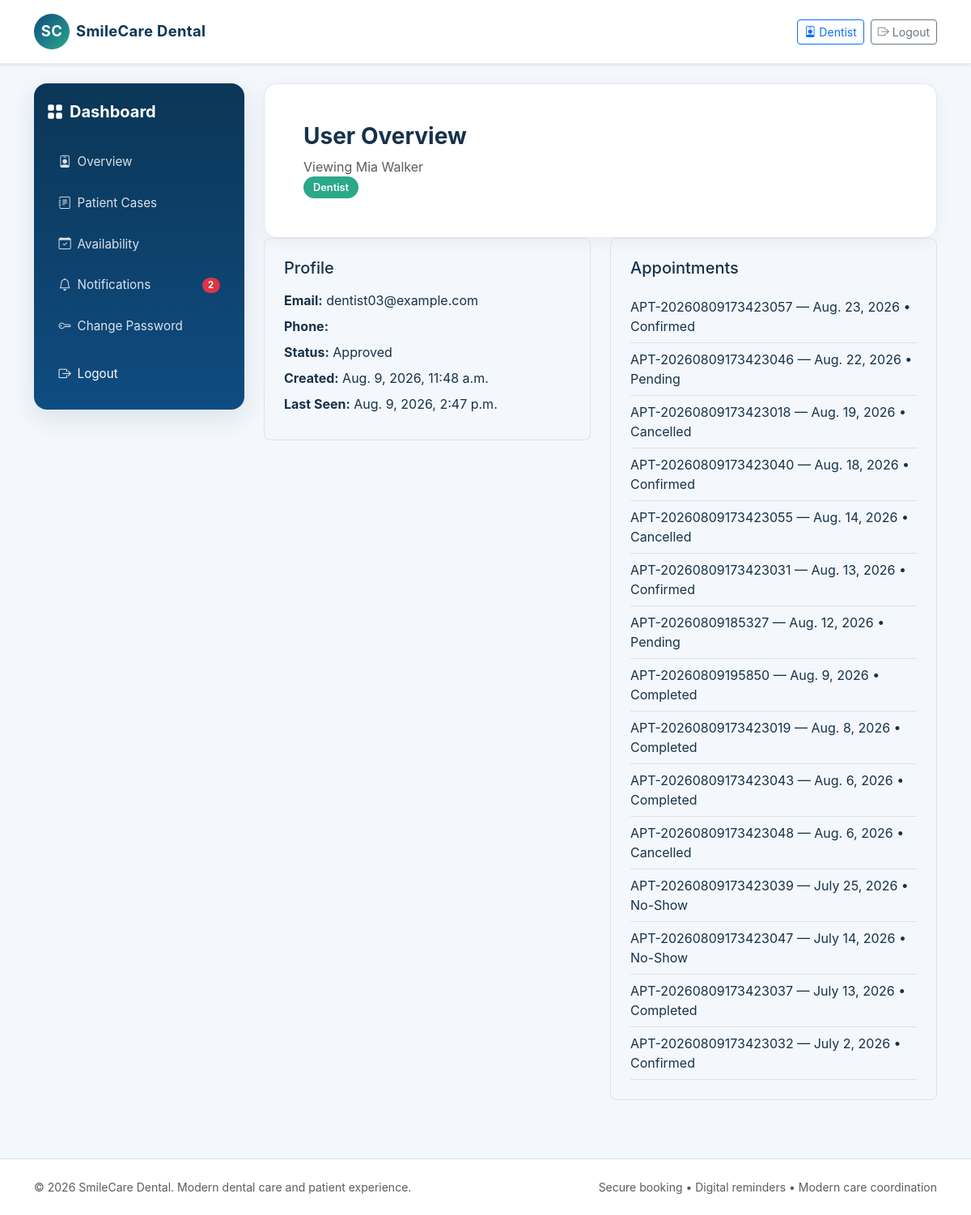
/dashboard/admin/users/10/ (signed in), run on an earlier commit of the app's database.
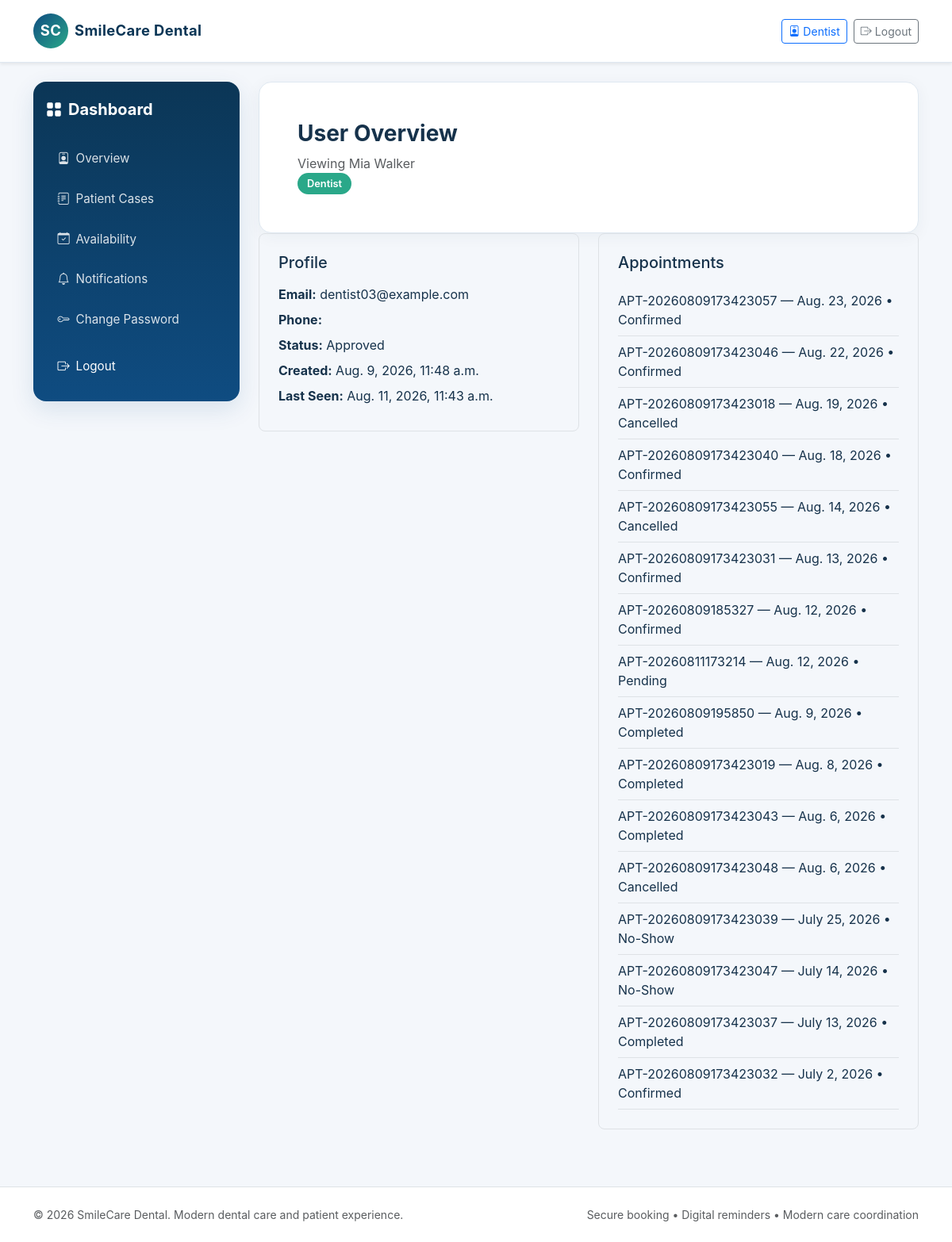
And on a later commit of the database.
### accounts/models.py (models this page shows, shortened)
class User(AbstractUser):
    ROLE_CHOICES = (
        ('patient', 'Patient'),
        ('staff', 'Staff'),
        ('dentist', 'Dentist'),
        ('admin', 'Admin'),
    )
    ACCOUNT_STATUS_CHOICES = (
        ('pending', 'Pending'),
        ('approved', 'Approved'),
        ('rejected', 'Rejected'),
    )
    role = models.CharField(max_length=20, choices=ROLE_CHOICES, default='patient')
    phone = models.CharField(max_length=20, blank=True)
    account_status = models.CharField(max_length=20, choices=ACCOUNT_STATUS_CHOICES, default='approved')
    def is_patient(self):
        return self.role == 'patient'
    def is_staff_role(self):
        return self.role in {'staff', 'admin'}
    def is_dentist(self):
        return self.role == 'dentist'
    def is_admin(self):
        return self.role == 'admin'
    def is_dentist_approved(self):
        return self.is_dentist() and self.is_active and self.account_status == 'approved'
    def status_label(self):
        if not self.is_active:
            return 'Inactive'
        if self.role == 'dentist':
            return self.get_account_status_display()
        return 'Active'

### appointments/models.py (models this page shows, shortened)
class Appointment(models.Model):
    STATUS_CHOICES = (
        ('Pending', 'Pending'),
        ('Confirmed', 'Confirmed'),
        ('Checked-In', 'Checked-In'),
        ('Completed', 'Completed'),
        ('Cancelled', 'Cancelled'),
        ('Rescheduled', 'Rescheduled'),
        ('No-Show', 'No-Show'),
    )
    appointment_id = models.CharField(max_length=20, unique=True)
    patient = models.ForeignKey(Patient, related_name='appointments', on_delete=models.CASCADE)
    dentist = models.ForeignKey(Dentist, related_name='appointments', on_delete=models.CASCADE)
    service = models.ForeignKey(DentalService, related_name='appointments', on_delete=models.CASCADE)
    appointment_date = models.DateField()
    start_time = models.TimeField()
    end_time = models.TimeField()
    reason = models.CharField(max_length=200)
    notes = models.TextField(blank=True)
    status = models.CharField(max_length=20, choices=STATUS_CHOICES, default='Pending')
    cancellation_reason = models.TextField(blank=True)
    cancelled_at = models.DateTimeField(null=True, blank=True)
    created_at = models.DateTimeField(auto_now_add=True)
    updated_at = models.DateTimeField(auto_now=True)
    class Meta:
        constraints = [
            models.CheckConstraint(condition=Q(end_time__gt=F('start_time')), name='check_appointment_times'),
        ]

### dashboard/views.py (the view)
# urls.py: path('dashboard/admin/users/<int:pk>/', admin_user_detail, name='admin_user_detail'),
@login_required
def admin_user_detail(request, pk):
    if not request.user.is_admin():
        return render(request, 'dashboard/access_denied.html')
    user = get_object_or_404(User, pk=pk)
    appointments = Appointment.objects.filter(patient__user=user).order_by('-appointment_date') if user.role == 'patient' else Appointment.objects.filter(dentist__user=user).order_by('-appointment_date')
    return render(request, 'dashboard/admin_user_detail.html', {'user': user, 'appointments': appointments})

### reminders/templatetags/notifications_tags.py (called while the page is built)
@register.simple_tag(takes_context=True)
def unread_notifications_count(context):
    request = context.get('request')
    if not request or not request.user.is_authenticated:
        return 0
    return Notification.objects.filter(user=request.user, is_read=False).count()

### templates/dashboard/admin_user_detail.html
{% extends 'base.html' %}
{% block content %}
<div class="dashboard-shell">
    {% include 'dashboard/_sidebar.html' %}
    <div class="main-panel">
        <div class="card-soft p-4 p-md-5">
        <div>
            <h3 class="fw-bold mb-2">User Overview</h3>
            <p class="text-muted mb-0">Viewing {{ user.get_full_name|default:user.username }}</p>
        </div>
        <span class="pill pill-success">{{ user.get_role_display }}</span>
    </div>
    <div class="row g-4">
        <div class="col-lg-6">
            <div class="border rounded-3 p-4">
                <h5 class="mb-3">Profile</h5>
                <p class="mb-2"><strong>Email:</strong> {{ user.email }}</p>
                <p class="mb-2"><strong>Phone:</strong> {{ user.phone }}</p>
                <p class="mb-2"><strong>Status:</strong> {{ user.status_label }}</p>
                <p class="mb-2"><strong>Created:</strong> {{ user.date_joined }}</p>
                <p class="mb-2"><strong>Last Seen:</strong> {{ user.last_login|default:'Never' }}</p>
            </div>
        </div>
        <div class="col-lg-6">
            <div class="border rounded-3 p-4">
                <h5 class="mb-3">Appointments</h5>
                {% if appointments %}
                <ul class="list-unstyled mb-0">
                    {% for appointment in appointments %}
                    <li class="py-2 border-bottom">{{ appointment.appointment_id }} — {{ appointment.appointment_date }} • {{ appointment.status }}</li>
                    {% endfor %}
                </ul>
                {% else %}
                <div class="empty-state">No appointments available.</div>
                {% endif %}
            </div>
        </div>
    </div>
</div>
{% endblock %}

What changed in the data, as far as the page shows it:
changed User "Mia Walker": last_login "Aug. 9, 2026, 2:47 p.m." → "Aug. 11, 2026, 11:43 a.m."
changed Appointment "APT-20260809173423046": status "Pending" → "Confirmed"
changed Appointment "APT-20260809185327": status "Pending" → "Confirmed"
added Appointment: appointment_id "APT-20260811173214", appointment_date "Aug. 12, 2026", status "Pending"
Also different on the page:
{{ unread_count }}: "2" → (not shown)
